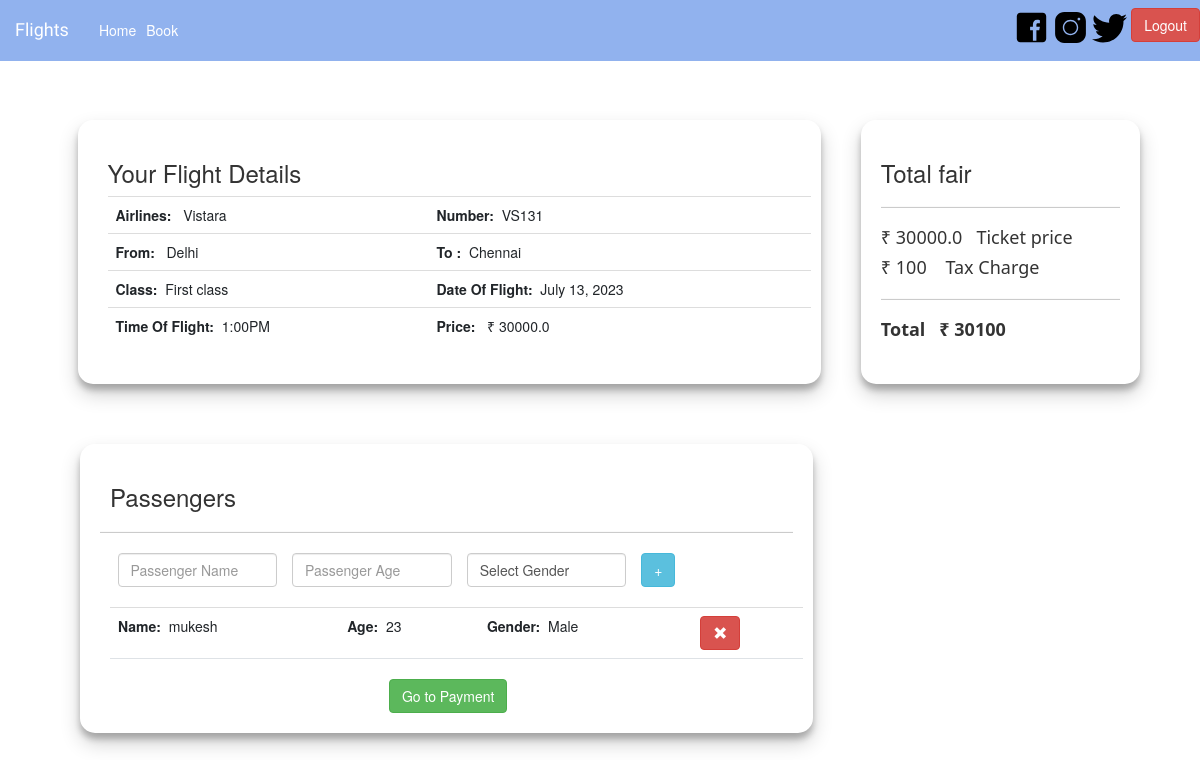
Screenshot of /booking/5/ (signed in) with the database file from the repository.
### v1/models.py (models this page shows, shortened)
class AddFlight(models.Model):
    CLASS_CHOICES =(
    ("Economy Class", "Economy Class"),
    ("Business Class", "Business Class"),
    ("First class", "First Class"),)
    airlines=models.CharField(max_length=20)
    number=models.CharField(max_length=10)
    From=models.CharField(max_length=10)
    To=models.CharField(max_length=10)
    Date=models.DateField(max_length=10)
    Time=models.TimeField(max_length=10)
    Price=models.FloatField(max_length=10)
    class_type=models.CharField(max_length=20,choices = CLASS_CHOICES)

class Passenger(models.Model):
    GENDER_CHOICES = (
   ('Male', 'Male'),
   ('Female', 'Female'))
    user=models.ForeignKey(User,on_delete=CASCADE)
    fl_details=models.ForeignKey( AddFlight,related_name='fl_det',on_delete=CASCADE)
    Pass_name=models.CharField(max_length=100)
    age=models.IntegerField()
    gender=models.CharField(choices=GENDER_CHOICES,max_length=50)
    book_time_date=models.DateTimeField(auto_now_add=True)
    status=models.IntegerField(blank=True,null=True)

### v1/views.py (the view)
# urls.py: path('booking/<int:id>/',views.booking,name='booking'),
def booking(request,id):
    fl_det = AddFlight.objects.filter(id=id)
    question = get_object_or_404(AddFlight, pk=id)
    pass_det_fin=Passenger.objects.filter(fl_details=question) & Passenger.objects.filter(user=request.user)
    count=len(pass_det_fin)
    if request.method =='POST':
        form = PassForm(request.POST)
        if form.is_valid():
            user=request.user
            fl_details= AddFlight.objects.get(id=id)
            Pass_name=form.cleaned_data['Pass_name']
            age=form.cleaned_data['age']
            gender=form.cleaned_data['gender']
            Pass = Passenger(Pass_name=Pass_name,age=age,gender=gender,user=user,fl_details=fl_details)
            if request.POST['submit']=='add':
                    Pass.save()
                    form = PassForm()
                    print('Entry Succesfull')
            else:
                    print(request.POST['submit'])
                    id=request.POST['submit']
                    pass_det_fin=Passenger.objects.filter(fl_details=question) & Passenger.objects.filter(user=request.user) & Passenger.objects.filter(id=id)
                    pass_det_fin.delete()
                    print('Deleted Succesfull')
            form = PassForm()
            return redirect(request.META['HTTP_REFERER'])
    else:
        print('not valid')
        form = PassForm()
        context = {'fl_det': fl_det,'form':form,'pass_det_fin':pass_det_fin,'count':count}
        return render(request,'v1/booking.html',context)
    context = {'fl_det': fl_det,'form':form,'pass_det_fin':pass_det_fin,'count':count}
    return render(request,'v1/booking.html',context)

### v1/forms.py
class PassForm(forms.Form):
    Pass_name= forms.CharField(widget= forms.TextInput(attrs={'class':'form-control','placeholder':'Passenger Name'}),required=False)
    age= forms.IntegerField(widget= forms.TextInput(attrs={'class':'form-control','placeholder':'Passenger Age'}),required=False)
    gender= forms.ChoiceField(choices=GENDER_CHOICES,widget= forms.Select(attrs={'class':'form-control'}),required=False)

### templates/v1/booking.html (shortened to what this page needs)
{% extends "v1/base.html" %}
{% load static %}
{% block content %}
<br><br><br><br><br><br>
<div class="conatiner offset-md-1">
    <div class="row">
        <div class="row">
            <div class="col-md-8 box" style="margin-left:0px;">
                <h3 style="margin-left:10px;">Your Flight Details</h3>
                <table class="table table-borderless col-md-7" style="margin-left:10px;">
                    <tbody >
                        {% for val in fl_det %}
                        <tr><td><b>Airlines: </b>&nbsp;&nbsp;{{ val.airlines }}</td><td><b>Number:</b>&nbsp;&nbsp;{{ val.number }}</td></tr>
                        <tr><td><b>From:  </b>&nbsp;&nbsp;{{ val.From }}</td><td><b>To :</b>&nbsp;&nbsp;{{ val.To }}</td> </tr>
                        <tr><td><b>Class:</b>&nbsp;&nbsp;{{ val.class_type }}</td><td><b>Date Of Flight:</b>&nbsp;&nbsp;{{ val.Date }}</td></tr>
                        <tr><td><b>Time Of Flight:</b>&nbsp;&nbsp;{{ val.Time|time:"g:iA"|upper }}</td><td><b>Price: </b>&nbsp;&nbsp;₹ {{ val.Price }}</td></tr>
                        {% endfor %}
                    </tbody>
                </table>
            </div>
            <div class="col-md-3  box" style="margin-left:40px;">
                <h3>Total fair</h3>
                <hr>
                {% for val in fl_det %}
                <h4 style="font-family: 'Segoe UI';"><input type="hidden" name="price" id="price" value="{{ val.Price }}">₹&nbsp;{{ val.Price }}&nbsp;&nbsp; Ticket price</h4>
                <h4  style="font-family: 'Segoe UI';">₹&nbsp;100&nbsp;&nbsp;&nbsp; Tax Charge</h4>
                <hr>
                <h4  style="font-family: 'Segoe UI';"><input type="hidden" name="count" id="count" value="{{count}}"><b>Total &nbsp;&nbsp;₹&nbsp;</b><label id="total"></label></h4>
                {% endfor %}
            </div>
        </div>
    </div>
</div>
<br><br><br>
<div class="conatiner offset-sm-1 " >
    <div class="col-md-8 box"style="margin-left:-20px;" >
        <h3 style="margin-left:10px;">Passengers</h3>
        <hr>
        <form action="" method="POST">
            <div class="row " style="margin-left: 10px;">
                <div class="col">
                    {{ form.Pass_name }}
                </div>
                <div class="col">
                    {{ form.age }}
                </div>
                <div class="col" >
                    {{ form.gender }}
                </div>
                <div class="col">
                <button class="btn btn-md btn-info" type="submit"  name="submit"value="add" >+</button>
                </div>
            </div>
        </form>
        <br>
            <table class="table" style="margin-left:10px;">
            <tbody >
                {% for val in pass_det_fin %}
                <tr>
                    <form action="" method="POST">
                    <td colspan="2"><b>Name:</b>&nbsp;&nbsp;{{ val.Pass_name }}</td>
                    <td><b>Age:</b>&nbsp;&nbsp;{{ val.age }}</td>
                    <td><b>Gender:</b>&nbsp;&nbsp;{{ val.gender }}</td>
                    <td><button class="btn btn-md btn-danger" type="submit" name='submit' value="{{ val.id }}"><span class="glyphicon glyphicon-remove"></span></button>
                    </td>
                    </form>
                </tr>
                {% endfor %}
            </tbody>
            </table>
            {% for val in fl_det %}
            {% if count > 0 %}
            <button class="btn btn-success btn-md offset-md-5" data-target="#payModal" data-toggle="modal" >Go to Payment</button>
            {% endif %}
            {% endfor %}
    </div>
</div>
<div class="container">
    <div class="row">
        <div class="col-md-12">
        </div>
    </div>
</div>
{% endblock content %}

### static/css/booking.css (style rules this page uses)
.box { padding: 20px; box-shadow: rgba(0, 0, 0, 0.19) 0px 10px 20px, rgba(0, 0, 0, 0.23) 0px 6px 6px; border-radius: 15px; }

### rows the page displays
AddFlight: airlines "Vistara", number "VS131", From "Delhi", To "Chennai", class_type "First class", Date "July 13, 2023", Time "1:00PM", Price "30000.0"
Passenger: Pass_name "mukesh", age "23", gender "Male", {{ val.id }} 37 (drawn)
